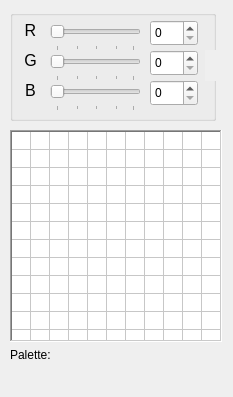
<?xml version="1.0" encoding="UTF-8"?>
<ui version="4.0">
 <class>PalettePanel</class>
 <widget class="QDockWidget" name="PalettePanel">
  <property name="geometry">
   <rect>
    <x>0</x>
    <y>0</y>
    <width>233</width>
    <height>397</height>
   </rect>
  </property>
  <property name="minimumSize">
   <size>
    <width>233</width>
    <height>397</height>
   </size>
  </property>
  <property name="maximumSize">
   <size>
    <width>233</width>
    <height>524287</height>
   </size>
  </property>
  <property name="features">
   <set>QDockWidget::DockWidgetFeature::DockWidgetFloatable|QDockWidget::DockWidgetFeature::DockWidgetMovable</set>
  </property>
  <property name="allowedAreas">
   <set>Qt::DockWidgetArea::AllDockWidgetAreas</set>
  </property>
  <property name="windowTitle">
   <string>Palette</string>
  </property>
  <widget class="QWidget" name="dockWidgetContents">
   <widget class="ColorTable" name="tblPalette">
    <property name="geometry">
     <rect>
      <x>10</x>
      <y>130</y>
      <width>212</width>
      <height>212</height>
     </rect>
    </property>
    <property name="minimumSize">
     <size>
      <width>212</width>
      <height>212</height>
     </size>
    </property>
    <property name="maximumSize">
     <size>
      <width>212</width>
      <height>212</height>
     </size>
    </property>
    <property name="font">
     <font>
      <family>Lato Black</family>
      <pointsize>8</pointsize>
      <italic>false</italic>
      <bold>true</bold>
      <kerning>false</kerning>
     </font>
    </property>
    <property name="frameShape">
     <enum>QFrame::Shape::WinPanel</enum>
    </property>
    <property name="verticalScrollBarPolicy">
     <enum>Qt::ScrollBarPolicy::ScrollBarAlwaysOff</enum>
    </property>
    <property name="horizontalScrollBarPolicy">
     <enum>Qt::ScrollBarPolicy::ScrollBarAlwaysOff</enum>
    </property>
    <property name="editTriggers">
     <set>QAbstractItemView::EditTrigger::NoEditTriggers</set>
    </property>
    <property name="tabKeyNavigation">
     <bool>false</bool>
    </property>
    <property name="dragEnabled">
     <bool>true</bool>
    </property>
    <property name="dragDropMode">
     <enum>QAbstractItemView::DragDropMode::InternalMove</enum>
    </property>
    <property name="defaultDropAction">
     <enum>Qt::DropAction::MoveAction</enum>
    </property>
    <property name="selectionMode">
     <enum>QAbstractItemView::SelectionMode::SingleSelection</enum>
    </property>
    <property name="textElideMode">
     <enum>Qt::TextElideMode::ElideNone</enum>
    </property>
    <property name="gridStyle">
     <enum>Qt::PenStyle::SolidLine</enum>
    </property>
    <property name="wordWrap">
     <bool>false</bool>
    </property>
    <property name="cornerButtonEnabled">
     <bool>false</bool>
    </property>
    <property name="rowCount">
     <number>16</number>
    </property>
    <attribute name="horizontalHeaderVisible">
     <bool>false</bool>
    </attribute>
    <attribute name="horizontalHeaderMinimumSectionSize">
     <number>13</number>
    </attribute>
    <attribute name="horizontalHeaderDefaultSectionSize">
     <number>13</number>
    </attribute>
    <attribute name="verticalHeaderVisible">
     <bool>false</bool>
    </attribute>
    <attribute name="verticalHeaderMinimumSectionSize">
     <number>13</number>
    </attribute>
    <attribute name="verticalHeaderDefaultSectionSize">
     <number>13</number>
    </attribute>
    <row/>
    <row/>
    <row/>
    <row/>
    <row/>
    <row/>
    <row/>
    <row/>
    <row/>
    <row/>
    <row/>
    <row/>
    <row/>
    <row/>
    <row/>
    <row/>
    <column>
     <property name="text">
      <string/>
     </property>
    </column>
    <column>
     <property name="text">
      <string/>
     </property>
    </column>
    <column>
     <property name="text">
      <string/>
     </property>
    </column>
    <column>
     <property name="text">
      <string/>
     </property>
    </column>
    <column>
     <property name="text">
      <string/>
     </property>
    </column>
    <column>
     <property name="text">
      <string/>
     </property>
    </column>
    <column>
     <property name="text">
      <string/>
     </property>
    </column>
    <column>
     <property name="text">
      <string/>
     </property>
    </column>
    <column>
     <property name="text">
      <string/>
     </property>
    </column>
    <column>
     <property name="text">
      <string/>
     </property>
    </column>
    <column>
     <property name="text">
      <string/>
     </property>
    </column>
    <column>
     <property name="text">
      <string/>
     </property>
    </column>
    <column>
     <property name="text">
      <string/>
     </property>
    </column>
    <column>
     <property name="text">
      <string/>
     </property>
    </column>
    <column>
     <property name="text">
      <string/>
     </property>
    </column>
    <column>
     <property name="text">
      <string notr="true"/>
     </property>
    </column>
    <item row="0" column="0">
     <property name="text">
      <string/>
     </property>
    </item>
    <item row="5" column="6">
     <property name="text">
      <string/>
     </property>
    </item>
    <item row="6" column="8">
     <property name="text">
      <string/>
     </property>
    </item>
   </widget>
   <widget class="QGroupBox" name="grpColoredit">
    <property name="geometry">
     <rect>
      <x>10</x>
      <y>10</y>
      <width>206</width>
      <height>111</height>
     </rect>
    </property>
    <property name="title">
     <string notr="true"/>
    </property>
    <widget class="QSpinBox" name="spbRedChannel">
     <property name="geometry">
      <rect>
       <x>140</x>
       <y>10</y>
       <width>48</width>
       <height>26</height>
      </rect>
     </property>
     <property name="maximum">
      <number>31</number>
     </property>
     <property name="displayIntegerBase">
      <number>10</number>
     </property>
    </widget>
    <widget class="QSlider" name="sliRedChannel">
     <property name="geometry">
      <rect>
       <x>40</x>
       <y>10</y>
       <width>91</width>
       <height>31</height>
      </rect>
     </property>
     <property name="maximum">
      <number>31</number>
     </property>
     <property name="pageStep">
      <number>8</number>
     </property>
     <property name="orientation">
      <enum>Qt::Orientation::Horizontal</enum>
     </property>
     <property name="invertedAppearance">
      <bool>false</bool>
     </property>
     <property name="invertedControls">
      <bool>false</bool>
     </property>
     <property name="tickPosition">
      <enum>QSlider::TickPosition::TicksBelow</enum>
     </property>
     <property name="tickInterval">
      <number>8</number>
     </property>
    </widget>
    <widget class="QSlider" name="sliBlueChannel">
     <property name="geometry">
      <rect>
       <x>40</x>
       <y>70</y>
       <width>91</width>
       <height>31</height>
      </rect>
     </property>
     <property name="maximum">
      <number>31</number>
     </property>
     <property name="pageStep">
      <number>8</number>
     </property>
     <property name="orientation">
      <enum>Qt::Orientation::Horizontal</enum>
     </property>
     <property name="invertedAppearance">
      <bool>false</bool>
     </property>
     <property name="invertedControls">
      <bool>false</bool>
     </property>
     <property name="tickPosition">
      <enum>QSlider::TickPosition::TicksBelow</enum>
     </property>
     <property name="tickInterval">
      <number>8</number>
     </property>
    </widget>
    <widget class="QSpinBox" name="spbGreenChannel">
     <property name="geometry">
      <rect>
       <x>140</x>
       <y>40</y>
       <width>48</width>
       <height>26</height>
      </rect>
     </property>
     <property name="maximum">
      <number>31</number>
     </property>
     <property name="displayIntegerBase">
      <number>10</number>
     </property>
    </widget>
    <widget class="QSlider" name="sliGreenChannel">
     <property name="geometry">
      <rect>
       <x>40</x>
       <y>40</y>
       <width>91</width>
       <height>31</height>
      </rect>
     </property>
     <property name="maximum">
      <number>31</number>
     </property>
     <property name="pageStep">
      <number>8</number>
     </property>
     <property name="orientation">
      <enum>Qt::Orientation::Horizontal</enum>
     </property>
     <property name="invertedAppearance">
      <bool>false</bool>
     </property>
     <property name="invertedControls">
      <bool>false</bool>
     </property>
     <property name="tickPosition">
      <enum>QSlider::TickPosition::TicksBelow</enum>
     </property>
     <property name="tickInterval">
      <number>8</number>
     </property>
    </widget>
    <widget class="QLabel" name="lblGreenChannel">
     <property name="geometry">
      <rect>
       <x>10</x>
       <y>40</y>
       <width>21</width>
       <height>21</height>
      </rect>
     </property>
     <property name="font">
      <font>
       <pointsize>12</pointsize>
      </font>
     </property>
     <property name="text">
      <string>G</string>
     </property>
     <property name="alignment">
      <set>Qt::AlignmentFlag::AlignCenter</set>
     </property>
    </widget>
    <widget class="QLabel" name="lblRedChannel">
     <property name="geometry">
      <rect>
       <x>10</x>
       <y>10</y>
       <width>21</width>
       <height>21</height>
      </rect>
     </property>
     <property name="font">
      <font>
       <pointsize>12</pointsize>
      </font>
     </property>
     <property name="text">
      <string>R</string>
     </property>
     <property name="alignment">
      <set>Qt::AlignmentFlag::AlignCenter</set>
     </property>
    </widget>
    <widget class="QSpinBox" name="spbBlueChannel">
     <property name="geometry">
      <rect>
       <x>140</x>
       <y>70</y>
       <width>48</width>
       <height>26</height>
      </rect>
     </property>
     <property name="maximum">
      <number>31</number>
     </property>
     <property name="displayIntegerBase">
      <number>10</number>
     </property>
    </widget>
    <widget class="QLabel" name="lblBlueChannel">
     <property name="geometry">
      <rect>
       <x>10</x>
       <y>70</y>
       <width>21</width>
       <height>21</height>
      </rect>
     </property>
     <property name="font">
      <font>
       <pointsize>12</pointsize>
      </font>
     </property>
     <property name="text">
      <string>B</string>
     </property>
     <property name="alignment">
      <set>Qt::AlignmentFlag::AlignCenter</set>
     </property>
    </widget>
   </widget>
   <widget class="QWidget" name="widPrimaryColor" native="true">
    <property name="geometry">
     <rect>
      <x>205</x>
      <y>50</y>
      <width>21</width>
      <height>31</height>
     </rect>
    </property>
    <property name="autoFillBackground">
     <bool>true</bool>
    </property>
   </widget>
   <widget class="QLabel" name="lblPaletteName">
    <property name="geometry">
     <rect>
      <x>10</x>
      <y>346</y>
      <width>211</width>
      <height>18</height>
     </rect>
    </property>
    <property name="text">
     <string>Palette: &lt;internal&gt;</string>
    </property>
   </widget>
  </widget>
 </widget>
 <customwidgets>
  <customwidget>
   <class>ColorTable</class>
   <extends>QTableWidget</extends>
   <header>src/palette_panel.h</header>
  </customwidget>
 </customwidgets>
 <resources/>
 <connections/>
</ui>
